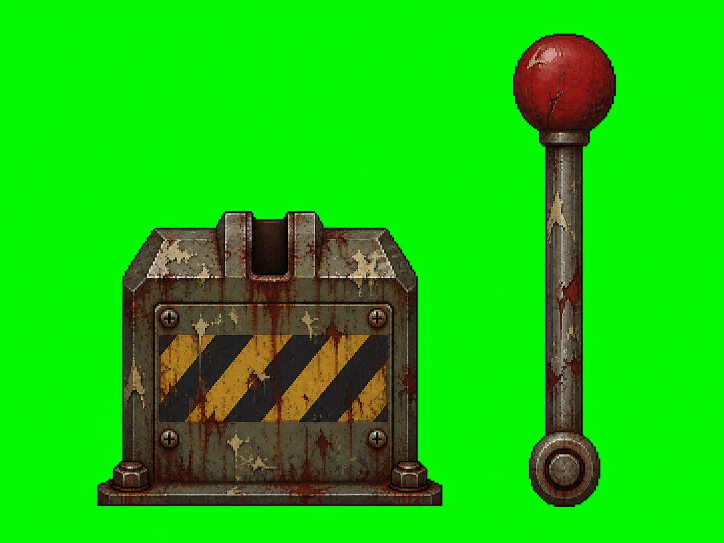
#> input picture Ferramentas/Cenario1/referencias/objetos/alavanca.png, 1448 x 1086 px (shown at 1/2 size)
$ python objetos_arte.py
#> lines starting #> are read from the running program, lines starting #| are printed output that depends on the picture; after the words box and inside, x2 and y2 are one past the last pixel; in counts of white or black regions, pixels touching at a corner belong together
### Ferramentas/PixelArt/fatia.py
"""Corta as folhas de animação (fundo verde) em quadros de pixel art.

python fatia.py <pasta das folhas> <kai|souta|ren|medir>

Cada folha: separa as poses por componentes conexos, reduz para a altura do personagem, aplica uma paleta única
do personagem e grava {clipe}_{nn}.png num quadro 256x256 com os pés na última linha e a âncora no centro.
"""
import json
import os
import sys

import numpy as np
from PIL import Image

import extrai
import sprite
import sujeira

QUADRO = 256
CORES = 28
SATURACAO = 0.45

ALTURA = {"kai": 222, "souta": 232, "ren": 215}

# arquivo, clipe, nº de poses, âncora horizontal, altura de pé dentro da folha (None = a maior pose da folha)
# âncora: "pes" para quem fica parado no lugar, "tronco" para quem desloca as pernas,
# "costas" para poses em que o braço puxa a média para a frente
FOLHAS = {
    "kai": [
        # caminhada, corrida, alavanca e interagir: segunda leva, com 8 quadros (a passada fica ~3% abaixo de quem está parado)
        ("kai 1", "idle", 6, "pes", None), ("kai caminhada 2", "walk", 8, "tronco", 585),
        ("kai correndo 2", "run", 8, "tronco", 480), ("kai pulando", "jump", 6, "tronco", 600),
        ("kai falando", "talk", 4, "pes", None), ("kai alavanca 2", "lever", 8, "pes", None),
        ("kai interagir", "search", 8, "pes", None), ("kai suspirando", "act", 6, "pes", None),
        ("kai final", "final", 6, "costas", None),
    ],
    "souta": [
        ("souta parado", "idle", 6, "pes", None), ("souta andando", "walk", 6, "tronco", None),
        ("souta falando", "talk", 4, "pes", None), ("souta relogio", "act", 6, "pes", None),
        ("souta arma", "gun", 6, "costas", None), ("souta caido", "fallen", 6, "costas", 530),
    ],
    "ren": [
        ("ren parado", "idle", 6, "pes", None), ("ren caminhada", "walk", 6, "tronco", None),
        ("ren falando", "talk", 4, "pes", None), ("ren por cima do ombro", "act", 6, "pes", None),
        ("ren panico", "panic", 6, "costas", None),
    ],
}


def mascara(rgb):
    r, g, b = rgb[:, :, 0], rgb[:, :, 1], rgb[:, :, 2]
    return ~((g.astype(int) - np.maximum(r, b).astype(int)) > 55)


def componentes(m, passo=3):
    """Componentes conexos numa versão reduzida da máscara: rótulos e [x0, y0, x1, y1, tamanho, rótulo] em pixels da folha."""
    p = m[::passo, ::passo]
    h, w = p.shape
    rot = np.zeros((h, w), np.int32)
    caixas, atual = [], 0
    for y in range(h):
        for x in range(w):
            if p[y, x] and not rot[y, x]:
                atual += 1
                pilha, rot[y, x] = [(y, x)], atual
                x0, y0, x1, y1, n = x, y, x, y, 0
                while pilha:
                    cy, cx = pilha.pop()
                    n += 1
                    x0, y0, x1, y1 = min(x0, cx), min(y0, cy), max(x1, cx), max(y1, cy)
                    for j in range(max(cy - 1, 0), min(cy + 2, h)):
                        for i in range(max(cx - 1, 0), min(cx + 2, w)):
                            if p[j, i] and not rot[j, i]:
                                rot[j, i] = atual
                                pilha.append((j, i))
                caixas.append([x0 * passo, y0 * passo, (x1 + 1) * passo, (y1 + 1) * passo, n, atual])
    return rot, caixas


# [111 lines left out: functions poses, ancora, reduz, neutro, processa, medir and 1 more, not called in this run]


# [2 lines that do not run on import are left out]

### Ferramentas/PixelArt/extrai.py
"""Transforma uma arte "estilo pixel" (blocos irregulares, halo, muitas cores) em sprite de pixels reais.

python extrai.py <referencia.png> <id> <altura> [altura ...]

A altura precisa ficar perto da grade nativa da arte (cerca de 7,5 px por bloco): reduções maiores destroem o
rosto, seja qual for o método (testados centro, média de área e cor predominante). Depois limpa o ruído e
aplica retoques.py. Pés sempre na última linha do PNG.
"""
import os
import sys

import numpy as np
from PIL import Image

import retoques
import sprite

CORES = 24        # por personagem; a mesma paleta vale para todos os quadros dele
LUM = np.array([0.3, 0.59, 0.11])


# [30 lines left out: functions fora, carrega, not called in this run]


def paleta(px, n):
    """K-means começando por faixas de luminosidade; cada cor final é a mediana do grupo, uma cor que existe na arte."""
    rng = np.random.default_rng(1)
    px = px[rng.choice(len(px), min(60000, len(px)), replace=False)]
    lum = px @ LUM
    lim = np.quantile(lum, np.linspace(0, 1, n + 1))
    c = np.array([px[(lum >= lim[i]) & (lum <= lim[i + 1])].mean(0) for i in range(n)])
    for _ in range(30):
        rot = ((px[:, None, :] - c[None, :, :]) ** 2).sum(2).argmin(1)
        for i in range(n):
            if (rot == i).any():
                c[i] = np.median(px[rot == i], axis=0)
    return np.round(c).astype(int)


def indexa(rgb, pal):
    out = np.zeros(rgb.shape[:2], np.int32)
    for y in range(0, rgb.shape[0], 64):
        bloco = rgb[y:y + 64]
        out[y:y + 64] = ((bloco[:, :, None, :] - pal[None, None, :, :]) ** 2).sum(3).argmin(2)
    return out


# [88 lines left out: functions reduz, limpa, main, not called in this run]


# [2 lines that do not run on import are left out]

### Ferramentas/Cenario1/objetos_arte.py
"""Botões, alavancas, portas de ponta e o túnel entre os vagões (Cenários 0 e 1). python objetos_arte.py

As imagens do gerador ficam em referencias/objetos/, em fundo verde puro. Cada peça é recortada do verde, reduzida para a
grade dos personagens (58 px por unidade, a mesma do vagao_antigo) e presa numa paleta curta. Saem em
Assets/Art/Cenario1/Objetos/ (a Unity importa a 58 px por unidade já descontando a escala do vagão: Cenario1SceneBuilder).
- alavanca_base / alavanca_cabo, alavanca_emperrada, lampada / lampada_suporte, sinal_porta, painel_emergencia
- antepara (ponta direita do vagão; a esquerda é a mesma espelhada), porta_ponta (a folha que fecha o vão da antepara)
- tunel (fundo do vão entre os vagões), mostrador / ponteiro (minijogo da alavanca emperrada, na interface)
- medidas.json: onde fica a porta, o pilar e a plataforma na antepara, e o eixo do ponteiro (a Unity lê daqui)
- previa_objetos.png (aqui mesmo): o fim do vagão do Cenário 0, o vão e o começo do vagão do Cenário 1, com o Kai.
"""
import json
import os
import sys

import numpy as np
from PIL import Image

AQUI = os.path.dirname(os.path.abspath(__file__))
RAIZ = os.path.dirname(os.path.dirname(AQUI))
sys.path.insert(0, os.path.join(RAIZ, "Ferramentas", "PixelArt"))
import extrai  # noqa: E402
import fatia  # noqa: E402

REF = os.path.join(AQUI, "referencias", "objetos")
OUT = os.path.join(RAIZ, "Assets", "Art", "Cenario1", "Objetos")
VAGAO = os.path.join(RAIZ, "Assets", "Art", "Cenario0", "vagao_antigo.png")
KAI = os.path.join(RAIZ, "Assets", "Art", "Personagens", "PixelArt", "Kai", "idle_00.png")

ALTURA_KAI = 222                 # px do Kai na grade (Ferramentas/Cenario0/abertura_arte.py)
PORTA = 250                      # vão da porta de ponta: ~1,13x o Kai (as laterais têm 1,15x); o teto dela cai no preto
PISO_ANTEPARA = 1125             # na imagem da antepara: linha onde os pés pisam (fundo do chão e beirada da grade)
PILAR_ANTEPARA = 545             # na imagem da antepara: onde termina o pilar da ponta (daí para fora é a plataforma)
FUNDO_X = 2075 / 4230            # px do vagao_antigo por px do fundo original (LevelWidth do Cenário 1)
CHAO_VAGAO = 540 - round((1101 - (870 + 160)) * 540 / 1101)  # FloorPy no vagao_antigo (linha dos pés)
TOM = 0.8                        # objetos ficam um pouco mais claros que o vagão (dá para achar) mas no clima dele


def recorta(nome):
    """RGB e máscara do que não é verde."""
    rgb = np.array(Image.open(os.path.join(REF, nome + ".png")).convert("RGB"))
    return rgb.astype(float), fatia.mascara(rgb)


def pecas(m, n):
    """As n maiores peças da imagem, da esquerda para a direita: (x0, y0, x1, y1)."""
    _, caixas = fatia.componentes(m)
    caixas = sorted(caixas, key=lambda c: -c[4])[:n]
    return sorted([tuple(int(v) for v in c[:4]) for c in caixas], key=lambda c: c[0])


def tira_verde(rgb, m):
    """O verde que vaza nas bordas vira o tom do vizinho (g limitado pela média de r e b)."""
    out = rgb.copy()
    g_max = (rgb[:, :, 0] + rgb[:, :, 2]) / 2 + 18
    out[:, :, 1] = np.where(m, np.minimum(rgb[:, :, 1], g_max), rgb[:, :, 1])
    return out


def reduz(rgb, m, escala, cores=20, tom=TOM):
    """Média de cada bloco (só dos pixels do desenho) e paleta curta. Devolve RGBA."""
    h, w = m.shape
    W, H = max(1, round(w * escala)), max(1, round(h * escala))
    rgb = tira_verde(rgb, m)
    peso = Image.fromarray((m * 255).astype(np.uint8)).resize((W, H), Image.BOX)
    soma = np.stack([np.array(Image.fromarray((rgb[:, :, c] * m).astype(np.float32), "F").resize((W, H), Image.BOX))
                     for c in range(3)], 2)
    a = np.array(peso).astype(float) / 255
    cor = soma / np.maximum(a[:, :, None], 1e-3)
    cheio = a > 0.5
    px = cor[cheio]
    pal = extrai.paleta(px, min(cores, max(2, len(px) // 4)))
    cor = pal[extrai.indexa(cor, pal)] * tom
    out = np.zeros((H, W, 4), np.uint8)
    out[:, :, :3] = np.clip(cor, 0, 255)
    out[:, :, 3] = cheio * 255
    return out


def salva(a, nome):
    Image.fromarray(a, "RGBA").save(os.path.join(OUT, nome + ".png"))
    return a


def peca(rgb, m, caixa, altura, nome, brilho=None, **kw):
    """brilho: leva a peça para a luz do vagão (no_vagao), com esse tanto acima da mediana dele."""
    x0, y0, x1, y1 = caixa
    esc = altura / (y1 - y0)
    a = reduz(rgb[y0:y1, x0:x1], m[y0:y1, x0:x1], esc, **kw)
    return salva(no_vagao(a, brilho=brilho) if brilho else a, nome), esc


# [20 lines left out: functions buraco, no_vagao, not called in this run]


def main():
    os.makedirs(OUT, exist_ok=True)
    med = {}

    rgb, m = recorta("alavanca")
#> in recorta, rgb is the input picture: shape (1086, 1448, 3); mean R, G, B 24.8, 197, 12.9
#> in mascara, `return ~((g.astype(int) - np.maximum(r, b).astype(int)) > 55)`:
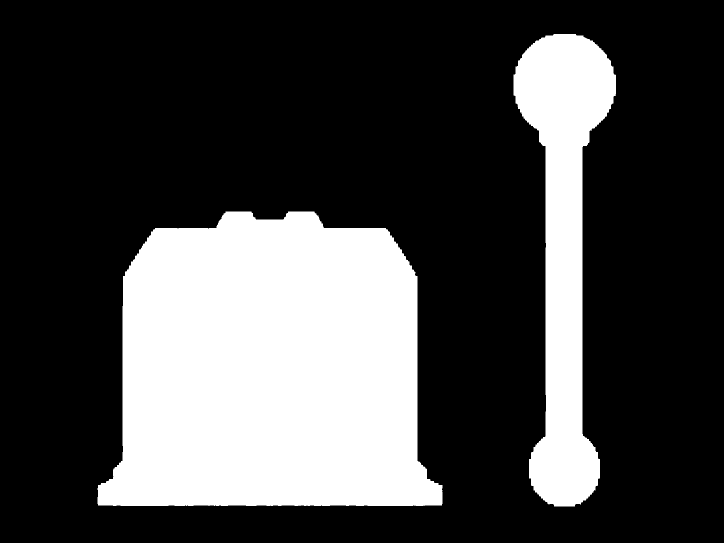
#> returned value: shape (1086, 1448) bool (shown at 1/2 size); 27.3% white; 2 white regions, box (x1, y1, x2, y2) and area: (195, 423, 885, 1012) 333135, (1027, 68, 1232, 1013) 95431
    base, cabo = pecas(m, 2)
#> after the loop in componentes, `for y in range(h):`:
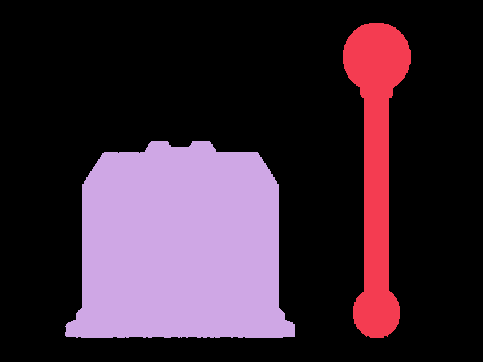
#> rot: shape (362, 483) int32; 3 distinct labels, from 0 to 2; one colour per label, 0 black
#> in pecas, `_, caixas = fatia.componentes(m)`: caixas = [[1029, 69, 1233, 1014, 10657, 1], [195, 423, 885, 1014, 37095, 2]]
#> in pecas, `caixas = sorted(caixas, key=lambda c: -c[4])[:n]`: caixas = [[195, 423, 885, 1014, 37095, 2], [1029, 69, 1233, 1014, 10657, 1]]
#> base = (195, 423, 885, 1014); cabo = (1029, 69, 1233, 1014)
    peca(rgb, m, base, 30, "alavanca_base", tom=0.55)
#> in peca, `x0, y0, x1, y1 = caixa`: x0 = 195; y0 = 423; x1 = 885; y1 = 1014
#> in peca, `esc = altura / (y1 - y0)`: esc = 0.0508
#> in reduz, `W, H = max(1, round(w * escala)), max(1, round(h * escala))`: W = 35; H = 30
#> in reduz, `px = cor[cheio]`: px = 840 rows, first 8: [115.7, 107.9, 94.39], [101.8, 78.1, 62.76], [57.51, 39.88, 30.06], [61.95, 43.67, 33.16], [106.1, 84.53, 65.64], [113.4, 106.7, 90.46], [59.34, 51.95, 38.94], [138.5, 125.8, 107.8]
#> in paleta, `px = px[rng.choice(len(px), min(60000, len(px)), replace=False)]`: px = 840 rows, first 8: [39.94, 28.94, 26.76], [35.59, 32.88, 33.24], [64.51, 28.86, 18.45], [93.27, 75.51, 58.22], [115.4, 90.52, 42.58], [74.78, 62.01, 43.61], [24.13, 14.04, 8.31], [122.2, 87.69, 30.61]
#> in paleta, `lum = px @ LUM`: lum = 840 values, max 149.6 at index 359, min 12.31 at index 634, mean 64.32
#> in paleta, `lim = np.quantile(lum, np.linspace(0, 1, n + 1))`: lim = 21 values from 12.31 to 149.6
#> in paleta, `c = np.array([px[(lum >= lim[i]) & (lum <= lim[i + 1])].mean(0) for i ..`: c = 20 rows, first 8: [36.3, 22.51, 16.87], [39.79, 30.4, 26.88], [46.39, 31.52, 23.54], [52.01, 34.12, 23.53], [55.54, 37.36, 24.87], [59.81, 40.51, 26.94], [63.87, 44.26, 29.43], [65.66, 48.96, 32.08]
#> after the loop in paleta, `for _ in range(30):`: c = 20 rows, first 8: [33.38, 17.55, 10.93], [35.59, 32.16, 30.72], [43.46, 36.76, 27.56], [50.04, 26.78, 16.68], [56.12, 32.37, 19.97], [56.14, 39.57, 26.69], [70.56, 42.35, 26.14], [60.68, 47.63, 31.68]
#> in reduz, `pal = extrai.paleta(px, min(cores, max(2, len(px) // 4)))`: pal = 20 rows, first 8: [33, 18, 11], [36, 32, 31], [43, 37, 28], [50, 27, 17], [56, 32, 20], [56, 40, 27], [71, 42, 26], [61, 48, 32]
    a, esc = peca(rgb, m, cabo, 50, "alavanca_cabo", tom=0.55)
#> in tira_verde (call 2), `out[:, :, 1] = np.where(m, np.minimum(rgb[:, :, 1], g_max), rgb[:, :, ..`:
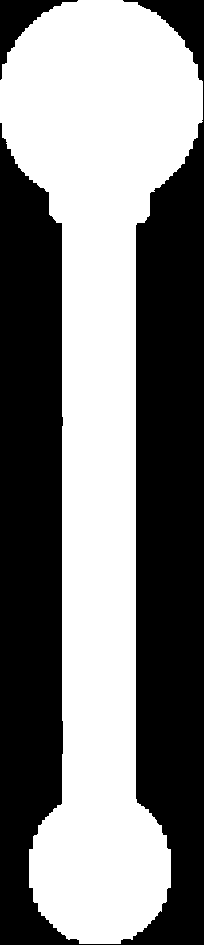
#> m: shape (945, 204) bool; 49.4% white; 1 white region, box (x1, y1, x2, y2) and area: (0, 0, 203, 944) 95302
#> in reduz (call 2), `px = cor[cheio]`: px = 272 rows, first 8: [105.6, 28.67, 21.98], [118.1, 31.82, 27.31], [123.8, 29.51, 26.25], [110.2, 24.06, 20.07], [97.17, 24.77, 19.27], [89.96, 22.05, 14.13], [141.5, 50.3, 41.59], [170.1, 91.19, 82.3]
#> in paleta (call 2), `px = px[rng.choice(len(px), min(60000, len(px)), replace=False)]`: px = 272 rows, first 8: [122.3, 23.16, 19.89], [71.23, 46.74, 30.08], [143.7, 24.94, 22.67], [99.21, 21.32, 16.1], [126.9, 108.6, 79.37], [137.6, 26.37, 23.39], [43.41, 28.16, 18.04], [34.23, 29.31, 16.25]
#> in paleta (call 2), `c = np.array([px[(lum >= lim[i]) & (lum <= lim[i + 1])].mean(0) for i ..`: c = 20 rows, first 8: [46.15, 20.65, 12.84], [52.29, 23.32, 15.33], [58.19, 26.93, 18], [66.01, 29.5, 20.79], [73.57, 31.79, 22.23], [70.09, 36.86, 27.15], [89.31, 31.1, 23.09], [78.13, 40.5, 30.89]
#> after the loop in paleta (call 2), `for _ in range(30):`: c = 20 rows, first 8: [48.05, 19.96, 12.15], [43.62, 29.84, 19.35], [62.7, 39.84, 26.55], [65.87, 18.08, 13.26], [79.54, 20.23, 14.83], [51.88, 48.34, 35.53], [107, 21.48, 18.32], [66.64, 54.18, 39.68]
#> in reduz (call 2), `pal = extrai.paleta(px, min(cores, max(2, len(px) // 4)))`: pal = 20 rows, first 8: [48, 20, 12], [44, 30, 19], [63, 40, 27], [66, 18, 13], [80, 20, 15], [52, 48, 36], [107, 21, 18], [67, 54, 40]
#> esc = 0.0529
    med["cabo_eixo"] = 1 - 0.09  # o eixo é o anel de baixo: ~9% da altura a partir da base

    rgb, m = recorta("alavanca_emperrada")
#> call 2 of recorta, with nome = 'alavanca_emperrada'
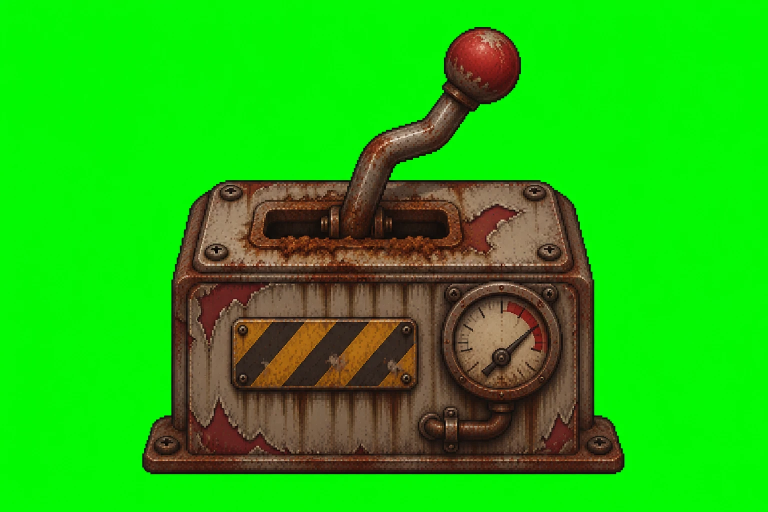
#> input picture Ferramentas/Cenario1/referencias/objetos/alavanca_emperrada.png, 1536 x 1024 px (shown at 1/2 size)
#> in recorta, rgb is the input picture: shape (1024, 1536, 3); mean R, G, B 33.2, 185.6, 15.9
    peca(rgb, m, pecas(m, 1)[0], 46, "alavanca_emperrada", tom=0.55)
#> call 2 of componentes, with passo = 3
#> in componentes (call 2), `p = m[::passo, ::passo]`:
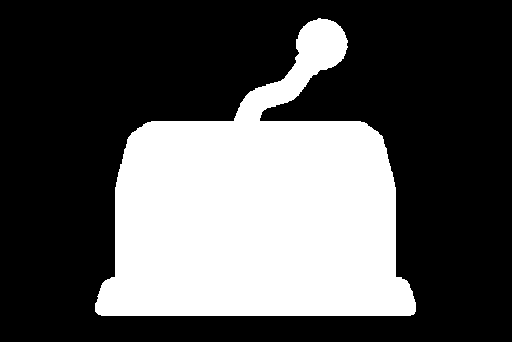
#> p: shape (342, 512) bool; 33.6% white; 1 white region, box (x1, y1, x2, y2) and area: (95, 18, 416, 316) 58751
#> call 3 of reduz, with escala = 0.0515, cores = 20, tom = 0.55
#> in reduz (call 3), `W, H = max(1, round(w * escala)), max(1, round(h * escala))`: W = 50; H = 46
#> in tira_verde (call 3), `out[:, :, 1] = np.where(m, np.minimum(rgb[:, :, 1], g_max), rgb[:, :, ..`:
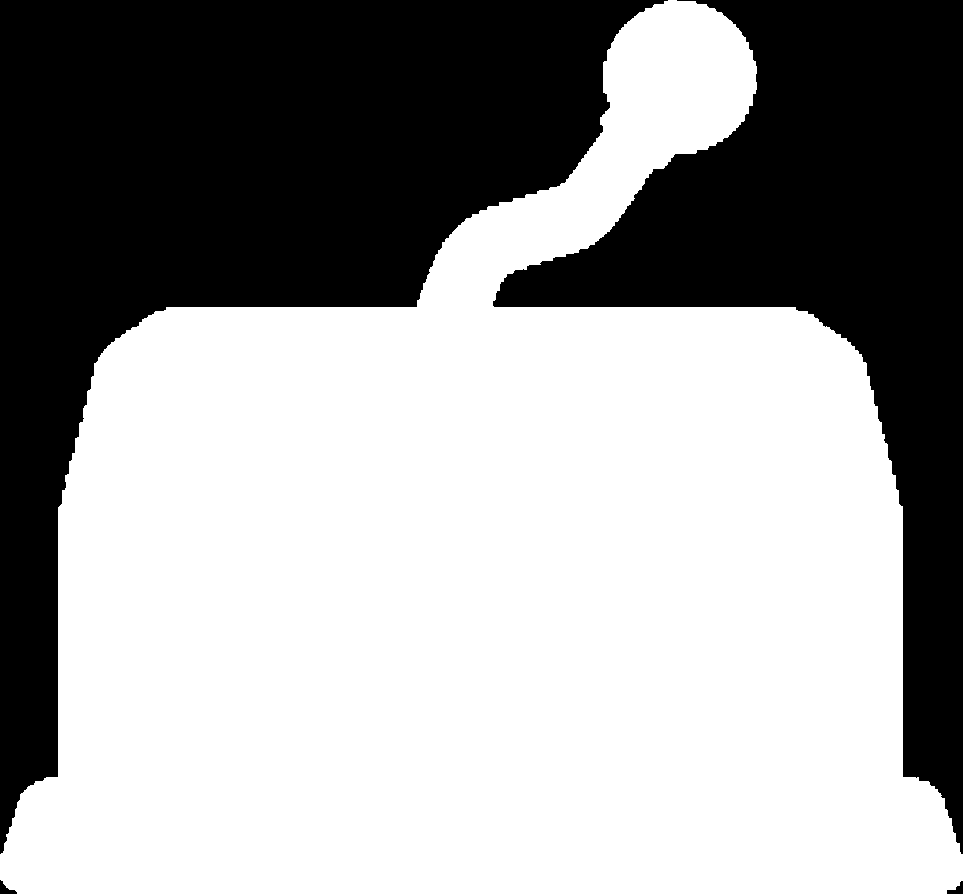
#> m: shape (894, 963) bool; 61.6% white; 4 black regions, box (x1, y1, x2, y2) and area: (0, 0, 668, 854) 202506, (493, 0, 963, 854) 127478, (0, 880, 17, 894) 113, (947, 881, 963, 894) 105
#> in reduz (call 3), `px = cor[cheio]`: px = 1413 rows, first 8: [118.8, 49.39, 36.91], [127.1, 75.64, 56.69], [110, 72.42, 53.7], [99.46, 35.06, 27.53], [158.3, 47.97, 39.9], [183.2, 68.66, 54.81], [186.5, 112.4, 92.76], [166.1, 114, 87.48]
#> in paleta (call 3), `px = px[rng.choice(len(px), min(60000, len(px)), replace=False)]`: px = 1413 rows, first 8: [53.43, 40.21, 32.33], [86.03, 38.92, 17.72], [110.2, 73.29, 46.38], [127.1, 75.64, 56.69], [53.87, 34.69, 24.24], [164.5, 99.6, 19.11], [123.5, 86.8, 62.64], [51.44, 29.96, 19.46]
#> in paleta (call 3), `c = np.array([px[(lum >= lim[i]) & (lum <= lim[i + 1])].mean(0) for i ..`: c = 20 rows, first 8: [39.38, 23.08, 15.66], [50.61, 29.23, 20.01], [56.23, 33.65, 23.93], [61.64, 37.05, 26.09], [66.61, 40.24, 28.09], [75.59, 41.71, 28.92], [80.97, 44.18, 30.67], [82.12, 48.08, 32.32]
#> after the loop in paleta (call 3), `for _ in range(30):`: c = 20 rows, first 8: [36.27, 21.93, 15.17], [50.97, 29.81, 19.86], [54.54, 37.34, 27.52], [66.93, 36.49, 24.18], [63.04, 42.98, 30.89], [75.24, 45.23, 29.22], [91.55, 39.57, 25.87], [87.34, 51.61, 34.11]
#> in reduz (call 3), `pal = extrai.paleta(px, min(cores, max(2, len(px) // 4)))`: pal = 20 rows, first 8: [36, 22, 15], [51, 30, 20], [55, 37, 28], [67, 36, 24], [63, 43, 31], [75, 45, 29], [92, 40, 26], [87, 52, 34]
#> in reduz (call 3), `out[:, :, 3] = cheio * 255`:
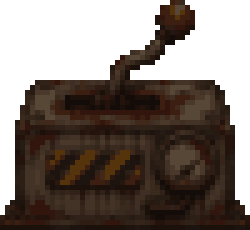
#> out: shape (46, 50, 4) (shown 5 times larger); mean of channels 0, 1, 2, 3 38.3, 25.4, 17.4, 156.7; transparent parts drawn white

    rgb, m = recorta("lampada")
    bulbo, suporte = pecas(m, 2)
    _, esc = peca(rgb, m, bulbo, 20, "lampada", tom=1.0)
    peca(rgb, m, suporte, max(4, round((suporte[3] - suporte[1]) * esc)), "lampada_suporte")

    rgb, m = recorta("sinal_porta")
    peca(rgb, m, pecas(m, 1)[0], 10, "sinal_porta")

    rgb, m = recorta("painel_emergencia")
    peca(rgb, m, pecas(m, 1)[0], 50, "painel_emergencia", tom=0.55)

    # antepara: a escala sai da porta (o vão transparente no meio da parede)
    rgb, m = recorta("antepara")
    bx0, by0, bx1, by1 = buraco(m)
    ys, xs = np.nonzero(m)
    x0, y0, x1, y1 = xs.min(), ys.min(), xs.max() + 1, ys.max() + 1
    esc = PORTA / (by1 - by0)
    ant = salva(no_vagao(reduz(rgb[y0:y1, x0:x1], m[y0:y1, x0:x1], esc, cores=32, tom=1.0)), "antepara")
    H, W = ant.shape[:2]
    # colunas e linhas de referência, medidas na própria imagem (px da imagem do gerador)
    pilar = PILAR_ANTEPARA
    med["antepara"] = {
        "w": W, "h": H,
        "porta": [round((bx0 - x0) * esc), round((by0 - y0) * esc), round((bx1 - x0) * esc), round((by1 - y0) * esc)],
        "pilar_fim": round((pilar - x0) * esc),
        "chao": round((PISO_ANTEPARA - y0) * esc),  # linha dos pés, dentro e na plataforma
        "plataforma_fim": round((x1 - x0) * esc),
    }

    rgb, m = recorta("porta_ponta")
    pp = med["antepara"]["porta"]
    x0, y0, x1, y1 = pecas(m, 1)[0]
    folha = no_vagao(reduz(rgb[y0:y1, x0:x1], m[y0:y1, x0:x1], (pp[3] - pp[1]) / (y1 - y0), cores=24, tom=1.0))
    # a porta gerada é mais larga que o vão da antepara: estreita para caber (com 2 px de batente de cada lado)
    salva(np.array(Image.fromarray(folha, "RGBA").resize((pp[2] - pp[0] + 4, pp[3] - pp[1]), Image.NEAREST)), "porta_ponta")

    rgb, m = recorta("tunel")
    x0, y0, x1, y1 = pecas(m, 1)[0]
    tun = no_vagao(reduz(rgb[y0 + 2:y1 - 2, x0 + 2:x1 - 2], m[y0 + 2:y1 - 2, x0 + 2:x1 - 2], 640 / (y1 - y0 - 4), cores=32, tom=1.0), brilho=0.8)
    # some no escuro em cima, onde encosta no preto acima do teto dos vagões
    alto = np.clip(np.arange(tun.shape[0]) / (tun.shape[0] * 0.35), 0, 1) ** 1.5
    tun[:, :, :3] = (tun[:, :, :3] * alto[:, None, None]).astype(np.uint8)
    salva(tun, "tunel")

    # interface: maior, sem escurecer (fica sobre um véu escuro)
    rgb, m = recorta("mostrador")
    disco, ponteiro = pecas(m, 2)
    _, esc = peca(rgb, m, disco, 160, "mostrador", tom=0.9, cores=28)
    x0, y0, x1, y1 = ponteiro
    pt = salva(reduz(rgb[y0:y1, x0:x1], m[y0:y1, x0:x1], esc, cores=12, tom=0.9), "ponteiro")
    # eixo do ponteiro: o centro do anel (canto de baixo à esquerda); a ponta aponta para cima e à direita
    med["ponteiro"] = {"w": pt.shape[1], "h": pt.shape[0], "eixo": [round(0.19 * pt.shape[1]), round(0.836 * pt.shape[0])]}

    with open(os.path.join(OUT, "medidas.json"), "w") as f:
        json.dump(med, f, indent=1)
    print(json.dumps(med, indent=1))
    previa(med)


def cola(tela, im, x, y_base):
    """Cola im com a base em y_base (px da tela)."""
    tela.alpha_composite(im, (int(x), int(y_base - im.height)))


# [26 lines left out: function previa, not called in this run]


if __name__ == "__main__":
#> (the run stopped early here; a loop or call above may not have finished)
